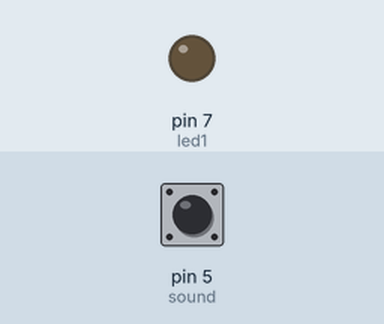
Bench run of a sketch on a simulated Arduino Uno, built with avr-gcc and run on an emulated ATmega328P. Parts: output pins drawn as LEDs (lit = HIGH). Dashed ring = blinking. The inputs (shaded band) are chosen by the test bench; at power-on: pin 5 (sound) LOW.

Above: at 1.2 s.
1.3 s: pin 5 (sound) driven HIGH
At 1.8 s:
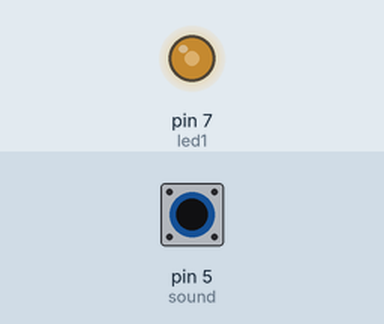
2.8 s: pin 5 (sound) pulsed LOW 2 times (0.12 s each, 0.3 s apart)
At 3.06 s:
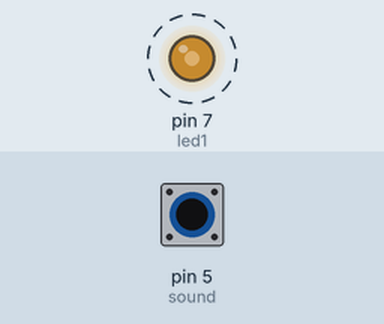
4.9 s: pin 5 (sound) driven LOW
At 5.8 s:
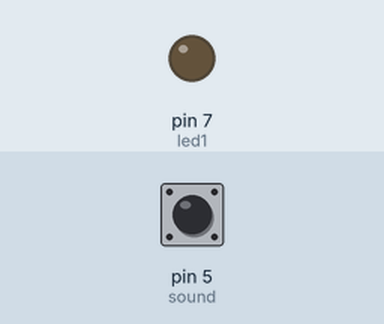
6.4 s: pin 5 (sound) driven HIGH
At 6.9 s:
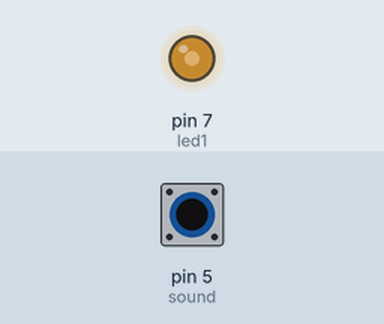
Timing chart, 0 to 8.9 s (numbered marks = the images above; inputs shaded):
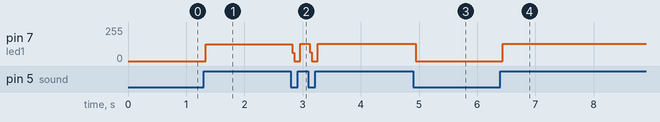

Measured:
- after the input at 1.3 s, pin 7 (led1): 0/255 → 126/255 at once
- after the input at 2.8 s, pin 7 (led1): alternates 129/255 for 0.16 s and 0/255 for 0.14 s, 4 changes in all, then stays 129/255, starting at once
- after the input at 4.9 s, pin 7 (led1): 129/255 → 0/255 at once
- after the input at 6.4 s, pin 7 (led1): 0/255 → 129/255 at once

The sketch:

control-led-using-sound.ino
```cpp
//Tech Trends Shameer
//Control LED Using Sound

int sound = 5; //This is the pin number in arduino to connect the output pin from sound sensor.
int led1=7;  //Connect the positive end of LED to pin 7 in Arduino

boolean LEDStatus = false;

void setup()
{
  pinMode (sound,INPUT);
  pinMode (led1, OUTPUT);

}

void loop()
{
  int sensor = digitalRead(sound);

  if (sensor == 1)
  {
    if(LEDStatus==false)
    {
      LEDStatus=true;
      digitalWrite(led1,HIGH);

    }
   else
   {
    LEDStatus=false;
    digitalWrite(led1, LOW);

   }
 }
}
```
